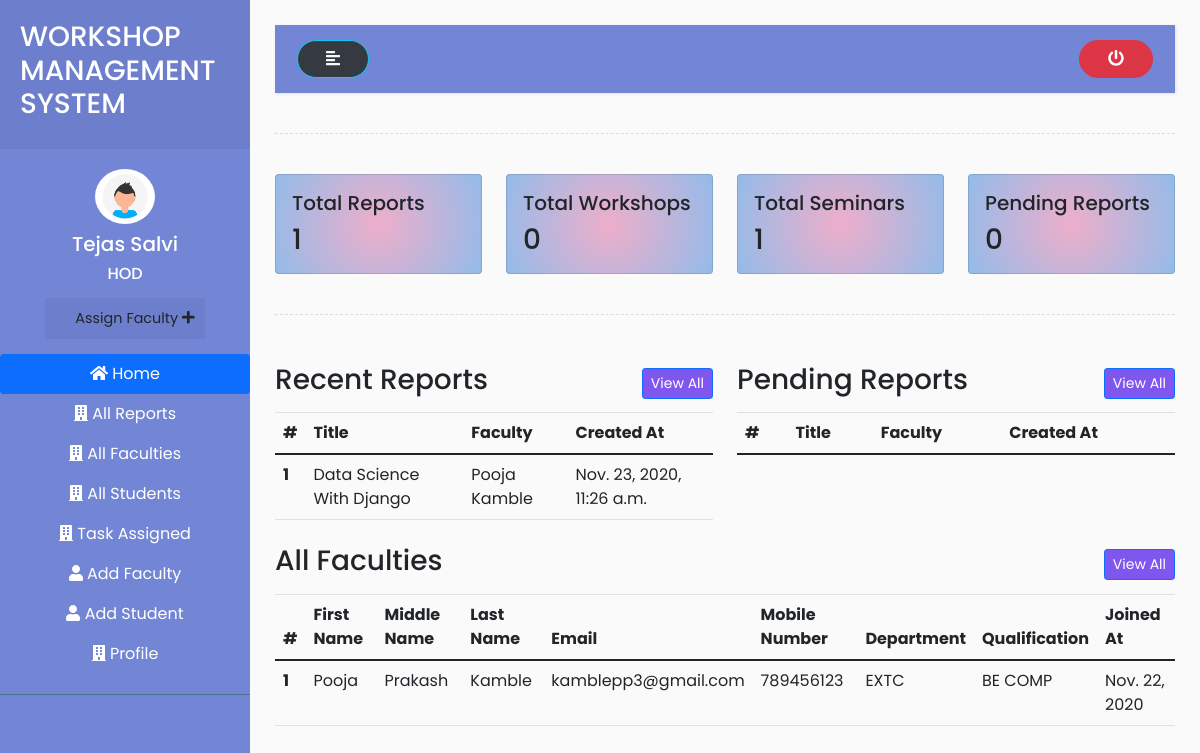
Before: /hod_home/ (signed in) with the older database file.
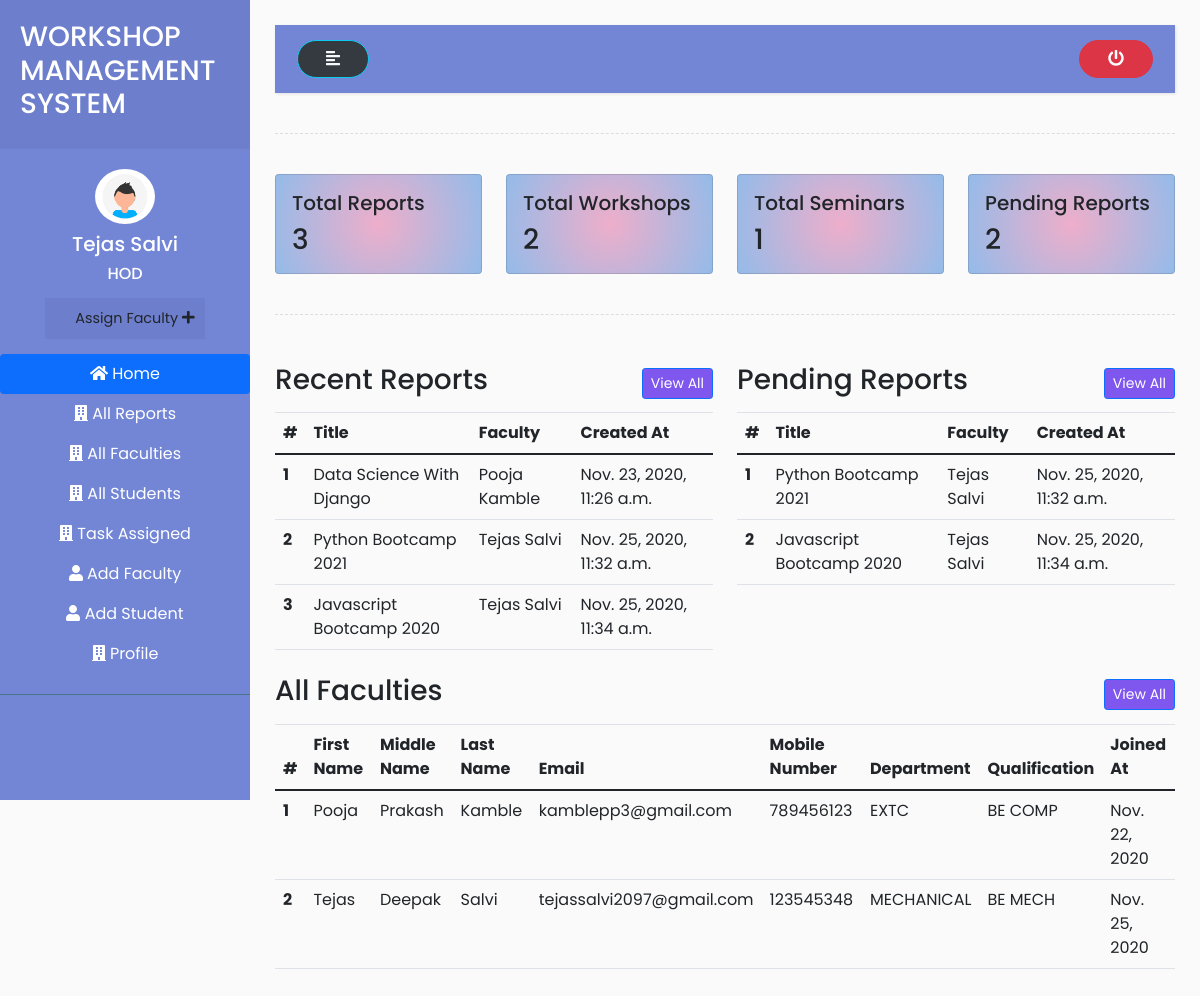
After: the same page with the newer database file.
### accounts/models.py (models this page shows, shortened)
class User(AbstractUser):
    is_hod = models.BooleanField(default=False)
    is_faculty = models.BooleanField(default=False)
    is_student = models.BooleanField(default=False)

class Report(models.Model):
    academic_year = models.IntegerField(null=True,blank=True)
    event_title = models.ForeignKey(TaskAssigned,on_delete=models.CASCADE)
    event_coordinator = models.ForeignKey(Faculty, on_delete=models.CASCADE)
    branches =  (
        ('COMPUTER','COMPUTER'),
        ('EXTC','EXTC'),
        ('MECHANICAL','MECHANICAL'),
        ('AUTOMOBILE','AUTOMOBILE')
    )
    org_department = models.CharField(max_length=50,choices = branches)
    res_person = models.CharField( max_length=150)
    res_person_profile_pic = models.ImageField( upload_to='Resource Person/Profile Pic/',null=True,blank=True)
    start_date = models.DateTimeField(auto_now=False, auto_now_add=False)
    end_date = models.DateTimeField(auto_now=False, auto_now_add=False)
    duration = models.IntegerField()
    types = (
        ('Workshop','Workshop'),
        ('Seminar','Seminar')
    )
    types = models.CharField(max_length=50,choices = types)
    forwhome = (
        ('Student','Student'),
        ('Faculty','Faculty')
    )
    forwhome = models.CharField(max_length=50,choices = forwhome)
    no_participants = models.IntegerField()
    remark = models.CharField( max_length=50,blank=True)
    p_link = models.URLField( max_length=200)
    description = models.TextField(blank=True)
    status = models.IntegerField(default=0)
    created_at=models.DateTimeField(auto_now_add=True)
    updated_at=models.DateTimeField(auto_now_add=True)
    class Meta:
        verbose_name_plural = 'Reports'

class TaskAssigned(models.Model):
    event_title = models.CharField(max_length=50)
    branches =  (
        ('COMPUTER','COMPUTER'),
        ('EXTC','EXTC'),
        ('MECHANICAL','MECHANICAL'),
        ('AUTOMOBILE','AUTOMOBILE')
    )
    org_department = models.CharField(max_length=50, choices = branches)
    forwhome = (
        ('Student','Student'),
        ('Faculty','Faculty')
    )
    forwhome = models.CharField(max_length=50,choices = forwhome)
    res_person = models.CharField(max_length=150)
    types = (
        ('Workshop','Workshop'),
        ('Seminar','Seminar')
    )
    types = models.CharField(max_length=50,choices = types)
    event_coordinator = models.ForeignKey(Faculty,on_delete=models.CASCADE)
    created_at=models.DateTimeField(auto_now_add=True)
    updated_at=models.DateTimeField(auto_now_add=True)
    def __str__(self):
        return self.event_title
    class Meta:
        verbose_name_plural = 'Tasks Assigned'

class Faculty(models.Model):
    user = models.OneToOneField(User, on_delete = models.CASCADE, primary_key = True)
    middle_name = models.CharField (max_length=50)
    phone_number = models.CharField(max_length=20)
    profile_pic = models.ImageField( upload_to='Faculty/profile_pic/')
    address = models.CharField(max_length=200)
    gender = (
        ('Male','Male'),
        ('Female','Female')
    )
    sex = models.CharField(choices=gender, max_length=50)
    branches =  (
        ('COMPUTER','COMPUTER'),
        ('EXTC','EXTC'),
        ('MECHANICAL','MECHANICAL'),
        ('AUTOMOBILE','AUTOMOBILE')
    )
    branch = models.CharField( choices = branches, max_length=50)
    joined_at = models.DateField( auto_now=False ,null=True)
    qualification = models.CharField( max_length=500)
    def __str__(self):
        return self.user.first_name + " " + self.user.last_name
    class Meta:
        verbose_name_plural = 'Faculties'

### accounts/views.py (the view)
# urls.py: path('hod_home/',views.hod_home,name="hod_home"),
@login_required(login_url='login')
def hod_home(request):
    pending_reports = Report.objects.filter(status=0)
    pending = pending_reports.count()
    faculties = Faculty.objects.all()
    reports = Report.objects.all()
    total_reports = reports.count()
    workshops = reports.filter(types="Workshop").count()
    seminars = reports.filter(types="Seminar").count()
    context = {
        'faculties' : faculties,
        'reports':reports,
        'pending_reports':pending_reports,
        'total_reports':total_reports,
        'workshops': workshops,
        'seminars':seminars,
        'pending': pending,
    }
    return render(request,'../templates/hod/hod_home.html',context)

### accounts/templates/hod/hod_home.html (shortened to what this page needs)
{% extends 'base.html' %}
{% load static %}
{% block content %}
<div class="wrapper">
  <nav id="sidebar">
    <div class="sidebar-header">
      <h3>WORKSHOP MANAGEMENT SYSTEM</h3>
    </div>
    <ul class="list-unstyled components">
      <div class="d-flex flex-column justify-content-center text-center ">
        {% if request.user.hod.profile_pic %}
        <a href="{% url 'profile' %}">
          <a href="{% url 'profile' %}">
            <img src="{{request.user.hod.profile_pic.url}}" class="img-fluid rounded-circle mx-auto mb-2" width="60px"
              alt="">
          </a> </a>
        {% else %}
        <img src="{% static 'img/profile.png' %}" class="img-fluid rounded-circle mx-auto mb-2" width="60px" alt="">
        {% endif %}
        <h5>{{request.user.first_name}} {{request.user.last_name}}</h5>
        <h6>HOD</h6>
        <ul class="list-unstyled ">
          <li>
            <button type="button" class="btn">
              <a href="{% url 'assign_task' %}">Assign Faculty
                <i class="fas fa-plus"></i>
              </a>
            </button>
          </li>
        </ul>
      </div>
      <div class="nav flex-column nav-pills text-center mt-2" aria-orientation="vertical">
        <a class="nav-link active" href="{% url 'hod_home' %}"><i class="fas fa-home"></i> Home</a>
        <a class="nav-link " href="{% url 'all_reports' %}"><i class="fas fa-building"></i> All
          Reports</a>
        <a class="nav-link " href="{% url 'faculties' %}"><i class="fas fa-building"></i> All Faculties</a>
        <a class="nav-link " href="{% url 'students' %}"><i class="fas fa-building"></i> All Students</a>
        <a class="nav-link " href="{% url 'task_assigned' %}"><i class="fas fa-building"></i> Task Assigned</a>
        <a class="nav-link " href="{% url 'add_faculty' %}"><i class="fas fa-user"></i> Add Faculty</a>
        <a class="nav-link " href="{% url 'add_student' %}"><i class="fas fa-user"></i> Add Student</a>
        <a class="nav-link " href="{% url 'profile' %}"><i class="fas fa-building"></i> Profile</a>
      </div>
    </ul>
  </nav>
  <div id="content">
    <nav class="navbar navbar-expand-lg " style="background-color: #7386D5;">
      <div class="container-fluid">
        <button type="button" id="sidebarCollapse" class="btn text-light bg-dark btn-info">
          <i class="fas fa-align-left"></i>
        </button>
        <a href="{% url 'logout' %}">
          <button type="button" class="btn btn-danger">
            <i class="fas fa-power-off"></i>
          </button>
        </a>
      </div>
    </nav>
    <div class="line"></div>
    <div class="tab-content" id="v-pills-tabContent">
      <div class="tab-pane fade show active" id="v-pills-home" role="tabpanel" aria-labelledby="v-pills-home-tab">
        <div class="row row-cols-1 row-cols-md-4 g-4">
          <div class="col">
            <div class="card h-100" style="background: rgb(238,174,202);
background: radial-gradient(circle, rgba(238,174,202,1) 0%, rgba(148,187,233,1) 100%);">
              <div class="card-body">
                <h5 class="card-title">Total Reports</h5>
                <h3 class="card-text">{{total_reports}}</h3>
              </div>
            </div>
          </div>
          <div class="col">
            <div class="card h-100" style="background: rgb(238,174,202);
background: radial-gradient(circle, rgba(238,174,202,1) 0%, rgba(148,187,233,1) 100%);">
              <div class="card-body">
                <h5 class="card-title">Total Workshops</h5>
                <h3 class="card-text">{{workshops}}</h3>
              </div>
            </div>
          </div>
          <div class="col">
            <div class="card h-100" style="background: rgb(238,174,202);
background: radial-gradient(circle, rgba(238,174,202,1) 0%, rgba(148,187,233,1) 100%);" >
              <div class="card-body">
                <h5 class="card-title">Total Seminars</h5>
                <h3 class="card-text">{{seminars}}</h3>
              </div>
            </div>
          </div>
          <div class="col">
            <div class="card h-100" style="background: rgb(238,174,202);
background: radial-gradient(circle, rgba(238,174,202,1) 0%, rgba(148,187,233,1) 100%);">
              <div class="card-body">
                <h5 class="card-title">Pending Reports</h5>
                <h3 class="card-text">{{pending}}</h3>
              </div>
            </div>
          </div>
        </div>
        <div class="line"></div>
        <div class="row">
          <div class="col-md-6">
            <div class="d-flex justify-content-between align-items-center py-2">
              <h3>Recent Reports</h3>
              <a href="{% url 'all_reports' %}" class="btn btn-sm btn-primary">View All</a>
            </div>
            <div class="table-responsive">
              <table class="table">
                <thead>
                  <tr>
                    <th scope="col">#</th>
                    <th scope="col">Title</th>
                    <th scope="col">Faculty</th>
                    <th scope="col">Created At</th>
                  </tr>
                </thead>
                <tbody>
                  {% for report in reports %}
                  <tr>
                    <th scope="row">{{forloop.counter}}</th>
                    <td>{{report.event_title}}</td>
                    <td>{{report.event_coordinator}}</td>
                    <td>{{report.created_at}}</td>
                  </tr>
                  {% endfor %}
                </tbody>
              </table>
            </div>
          </div>
          <div class="col-md-6">
            <div class="d-flex justify-content-between align-items-center py-2">
              <h3>Pending Reports</h3>
              <a href="{% url 'all_reports' %}" class="btn btn-sm btn-primary">View All</a>
            </div>
            <div class="table-responsive">
              <table class="table">
                <thead>
                  <tr>
                    <th scope="col">#</th>
                    <th scope="col">Title</th>
                    <th scope="col">Faculty</th>
                    <th scope="col">Created At</th>
                  </tr>
                </thead>
                <tbody>
                  {% for report in pending_reports %}
                  <tr>
                    <th scope="row">{{forloop.counter}}</th>
                    <td>{{report.event_title}}</td>
                    <td>{{report.event_coordinator}}</td>
                    <td>{{report.created_at}}</td>
                  </tr>
                  {% endfor %}
                </tbody>
              </table>
            </div>
          </div>
        </div>
        <div class="row">
          <div class="col-md-12">
            <div class="d-flex justify-content-between align-items-center py-2">
              <h3>All Faculties</h3>
              <a href="{% url 'faculties' %}" class="btn btn-sm btn-primary">View All</a>
            </div>
            <div class="table-responsive">
              <table class="table">
                <thead>
                  <tr>
                    <th scope="col">#</th>
                    <th scope="col">First Name</th>
                    <th scope="col">Middle Name</th>
                    <th scope="col">Last Name</th>
                    <th scope="col">Email</th>
                    <th scope="col">Mobile Number</th>
                    <th scope="col">Department</th>
                    <th scope="col">Qualification</th>
                    <th scope="col">Joined At</th>
                  </tr>
                </thead>
                <tbody>
                  {% for faculty in faculties %}
                  <tr>
                    <th scope="row"> {{forloop.counter}} </th>
                    <td>{{faculty.user.first_name}}</td>
                    <td>{{faculty.middle_name}}</td>
                    <td>{{faculty.user.last_name}}</td>
                    <td>{{faculty.user.email}}</td>
                    <td>{{faculty.phone_number}}</td>
                    <td>{{faculty.branch}}</td>
                    <td>{{faculty.qualification}}</td>
                    <td>{{faculty.joined_at}}</td>
                  </tr>
                  {% endfor %}
                </tbody>
              </table>
            </div>
          </div>
        </div>
      </div>
    </div>
  </div>
</div>
{% endblock content %}

### accounts/templates/base.html (shortened to what this page needs)
{% load static %}
<!DOCTYPE html>
<html>
<head>
  <link rel="stylesheet" href="https://stackpath.bootstrapcdn.com/bootstrap/4.1.0/css/bootstrap.min.css"
>
  <link rel="stylesheet" href="{% static 'css/bootstrap.min.css' %}">
  <link rel="stylesheet" href="{% static 'css/style2.css' %}">
  <link rel="stylesheet"
    href="https://cdnjs.cloudflare.com/ajax/libs/malihu-custom-scrollbar-plugin/3.1.5/jquery.mCustomScrollbar.min.css">
</head>
<body>
  {% block content %}
  {% endblock content %}
</body>
</html>

### accounts/static/css/style2.css (style rules this page uses)
body { font-family: 'Poppins', sans-serif; background: #fafafa; }
a, a:hover, a:focus { color: inherit; text-decoration: none; transition: all 0.3s; }
.navbar { padding: 15px 10px; background: #fff; border: none; border-radius: 0; margin-bottom: 40px; box-shadow: 1px 1px 3px rgba(0, 0, 0, 0.1); }
.line { width: 100%; height: 1px; border-bottom: 1px dashed #ddd; margin: 40px 0; }
.wrapper { display: flex; width: 100%; }
#sidebar { width: 250px; position: fixed; top: 0; left: 0; height: 100vh; z-index: 999; background: #7386D5; color: #fff; transition: all 0.3s; }
#sidebar .sidebar-header { padding: 20px; background: #6d7fcc; }
#sidebar ul.components { padding: 20px 0; border-bottom: 1px solid #47748b; }
#sidebar ul li a { padding: 10px; font-size: 1.1em; display: block; }
ul ul a { font-size: 0.9em !important; padding-left: 30px !important; background: #6d7fcc; }
#content { width: calc(100% - 250px); padding: 25px; min-height: 100vh; transition: all 0.3s; position: absolute; top: 0; right: 0; }

Changed rows visible on the page:
added Report: event_title "Python Bootcamp 2021", event_coordinator "Tejas Salvi", created_at "Nov. 25, 2020, 11:32 a.m."
added Report: event_title "Javascript Bootcamp 2020", event_coordinator "Tejas Salvi", created_at "Nov. 25, 2020, 11:34 a.m."
added Faculty: user.first_name "Tejas", middle_name "Deepak", user.last_name "Salvi", user.email "tejassalvi2097@gmail.com", phone_number "123545348", branch "MECHANICAL", qualification "BE MECH", joined_at "Nov. 25, 2020"
Other visible differences:
{{ total_reports }}: "1" → "3"
{{ workshops }}: "0" → "2"
{{ pending }}: "0" → "2"
